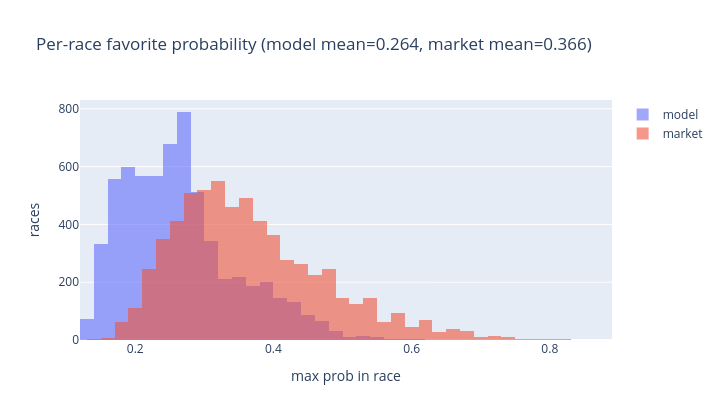

Source (notebook cell):
### Code cell
diag.plot_favorite_prob_hist(val).show()

### Figure 1 — Plotly figure (JSON) as saved in the notebook; plotly's stock layout.template omitted (floating-point values rounded to 4 significant figures; data arrays with more than 128 entries replaced by an {"elided": "..."} marker saying what was removed)
{"data": [{"name": "model", "nbinsx": 40, "opacity": 0.6, "type": "histogram", "x": {"elided": "6335 float values"}}, {"name": "market", "nbinsx": 40, "opacity": 0.6, "type": "histogram", "x": {"elided": "6335 float values"}}], "layout": {"barmode": "overlay", "height": 420, "title": {"text": "Per-race favorite probability (model mean=0.264, market mean=0.366)"}, "width": 720, "xaxis": {"title": {"text": "max prob in race"}}, "yaxis": {"title": {"text": "races"}}}}
